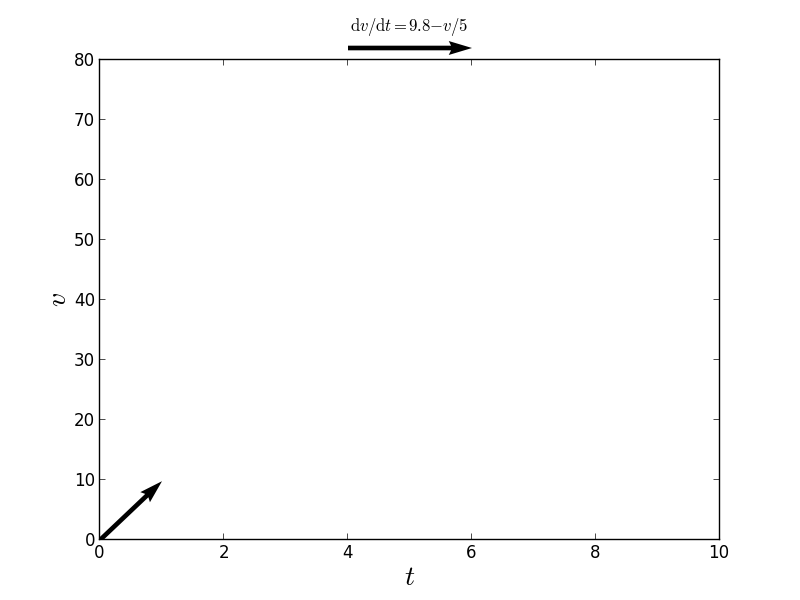

This figure's Python source:
from pylab import *

figname='vector_gravity_blank.png'

##set ranges to plot
xmin=0; xmax=10; dx=2
ymin=0; ymax=80; dy=10

##create a mesh
x=[0]#arange(xmin,xmax+dx,dx)
y=[0]#arange(ymin,ymax+dy,dy)
X,Y = meshgrid(x,y)


##text to display
eqntex='${\mathrm{d} v}/{\mathrm{d} t} = 9.8 - {v}/{5}$'

##define differential equation
t = X
v = Y
dt=ones(shape(X))
dv=(9.8-v/5.)*dt


##plotting stuff
dX=dt#/(xmax-xmin)
dY=dv#/(ymax-ymin)

Q = quiver(X,Y,dX, dY,angles='xy', scale_units='xy',scale=1)

qk = quiverkey(Q, 0.5, 1.025, 2, r''+eqntex,
               fontproperties={'weight': 'bold'})
xlabel(r'$t$',size=20)
ylabel(r'$v$',size=20)


axis([xmin,xmax,ymin,ymax])

savefig(figname)
